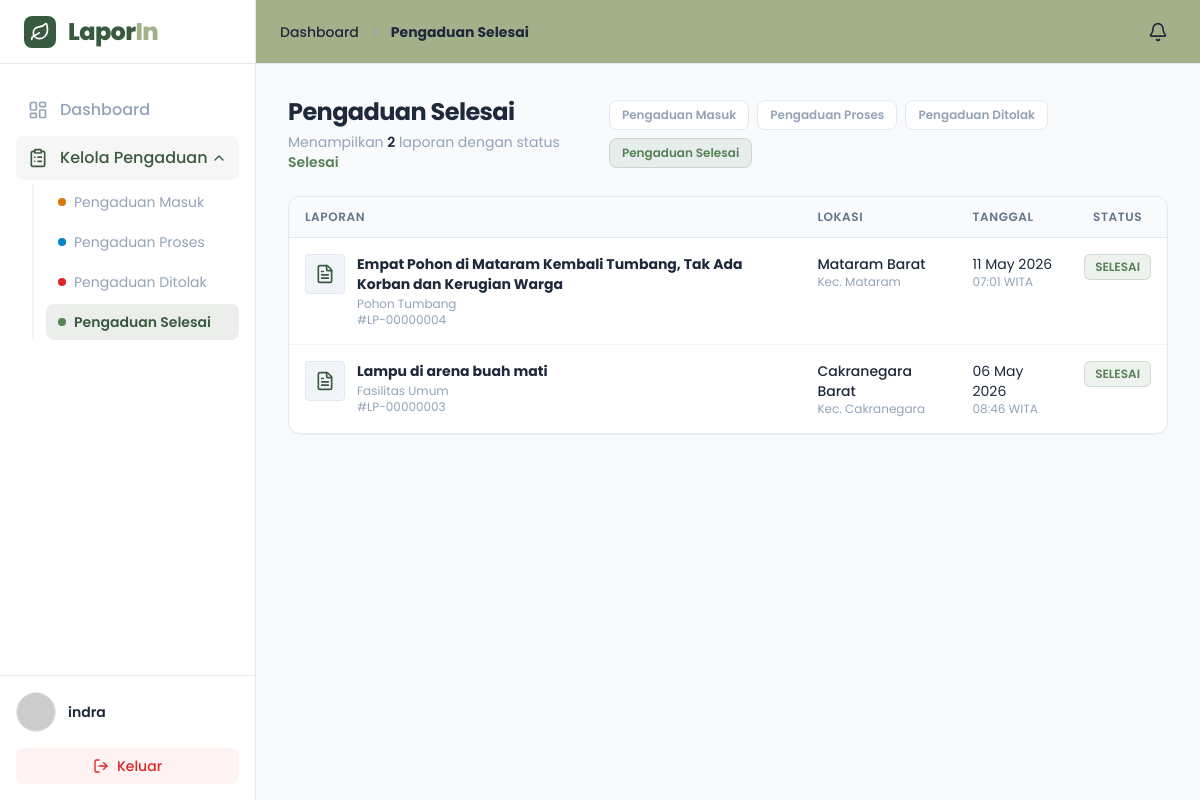
Screenshot of /petugas/pengaduan.php?status=Selesai (signed in) with the database file from the repository.
### tables this page shows
CREATE TABLE `laporan` (
  `id` int(11) NOT NULL,
  `user_id` int(11) NOT NULL,
  `judul` varchar(100) NOT NULL,
  `kategori` varchar(50) NOT NULL,
  `deskripsi` text NOT NULL,
  `foto` varchar(255) DEFAULT NULL,
  `rating` int(1) DEFAULT NULL,
  `ulasan` text DEFAULT NULL,
  `alamat` text NOT NULL,
  `kecamatan` varchar(50) NOT NULL,
  `kelurahan` varchar(50) NOT NULL,
  `latitude` decimal(10,8) DEFAULT NULL,
  `longitude` decimal(11,8) DEFAULT NULL,
  `status` enum('Menunggu','Diproses','Selesai','Ditolak') DEFAULT 'Menunggu',
  `tanggal` timestamp NOT NULL DEFAULT current_timestamp()
);

### petugas/pengaduan.php (the view, shortened to what this page needs)
<?php
require __DIR__ . '/../database/conection.php';
$dinas_id      = $_SESSION['petugas_dinas_id'];
$petugas_nama  = $_SESSION['petugas_nama'];
$query_kategori = $pdo->query("SELECT kategori FROM dinas_kategori WHERE dinas_id = '$dinas_id'");
$kategori_list = [];
while ($row = $query_kategori->fetch()) {
    $kategori_list[] = "'" . trim($row['kategori']) . "'";
}
$allowed_status = ['Menunggu', 'Diproses', 'Ditolak', 'Selesai'];
$status_aktif   = isset($_GET['status']) && in_array($_GET['status'], $allowed_status)
                  ? $_GET['status']
                  : 'Menunggu';
$status_cfg = [
    'Menunggu' => ['label' => 'Pengaduan Masuk',   'dot' => 'bg-warning',   'badge_bg' => 'bg-warning/10',   'badge_text' => 'text-warning',   'badge_border' => 'border-warning/20',   'border_l' => 'border-warning'],
    'Diproses' => ['label' => 'Pengaduan Proses',  'dot' => 'bg-info',      'badge_bg' => 'bg-info/10',      'badge_text' => 'text-info',      'badge_border' => 'border-info/20',      'border_l' => 'border-info'],
    'Ditolak'  => ['label' => 'Pengaduan Ditolak', 'dot' => 'bg-danger',    'badge_bg' => 'bg-danger/10',    'badge_text' => 'text-danger',    'badge_border' => 'border-danger/20',    'border_l' => 'border-danger'],
    'Selesai'  => ['label' => 'Pengaduan Selesai', 'dot' => 'bg-secondary', 'badge_bg' => 'bg-secondary/10', 'badge_text' => 'text-secondary', 'badge_border' => 'border-secondary/20', 'border_l' => 'border-secondary'],
];
if (empty($kategori_list)) {
    $query_laporan = null;
    $total_status  = 0;
} else {
    $kategori_in   = implode(',', $kategori_list);
    $query_laporan = $pdo->prepare(
        "SELECT * FROM laporan
         WHERE kategori IN ($kategori_in)
         AND status = :status
         ORDER BY tanggal DESC"
    );
    $query_laporan->execute([':status' => $status_aktif]);
    $total_status = $query_laporan->rowCount();
}
$cfg = $status_cfg[$status_aktif];
?>
<!DOCTYPE html>
<html lang="id">
<head>
    <script src="https://cdn.tailwindcss.com"></script>
</head>
<body class="bg-light text-dark font-sans h-screen flex overflow-hidden">
<aside id="sidebar" class="fixed inset-y-0 left-0 bg-white w-64 border-r border-slate-200 z-50 transform -translate-x-full lg:translate-x-0 lg:static lg:flex lg:flex-col transition-transform duration-300 ease-in-out">
    <div class="h-16 flex items-center px-6 border-b border-slate-200">
        <div class="w-8 h-8 bg-primary rounded-lg flex items-center justify-center text-white mr-3">
            <i data-lucide="leaf" class="w-5 h-5"></i>
        </div>
        <span class="text-primary font-extrabold text-2xl tracking-tight">Lapor<span class="text-accent">In</span></span>
    </div>
    <nav class="flex-1 px-4 py-6 space-y-1 overflow-y-auto">
        <a href="beranda.php" class="flex items-center px-3 py-2.5 text-muted hover:text-dark hover:bg-slate-50 rounded-lg font-medium transition-colors group">
            <i data-lucide="layout-dashboard" class="w-5 h-5 mr-3 group-hover:text-primary transition-colors"></i>
            Dashboard
        </a>
        <div>
            <button onclick="toggleDropdown()" id="dropdownBtn"
                class="w-full flex items-center justify-between px-3 py-2.5 text-primary bg-primary/5 rounded-lg font-medium transition-colors">
                <div class="flex items-center">
                    <i data-lucide="clipboard-list" class="w-5 h-5 mr-3"></i>
                    Kelola Pengaduan
                </div>
                <i data-lucide="chevron-down" class="w-4 h-4 transition-transform duration-300" id="dropdownIcon" style="transform:rotate(180deg)"></i>
            </button>
            <div id="dropdownMenu" class="ml-4 mt-1 space-y-1 border-l-2 border-slate-100 pl-3">
                <a href="pengaduan.php?status=Menunggu"
                    class="flex items-center gap-2 px-3 py-2 text-sm rounded-lg transition-colors <?php echo $status_aktif === 'Menunggu' ? 'text-primary bg-primary/10 font-semibold' : 'text-muted hover:text-dark hover:bg-slate-50'; ?>">
                    <span class="w-2 h-2 rounded-full bg-warning inline-block"></span>
                    Pengaduan Masuk
                </a>
                <a href="pengaduan.php?status=Diproses"
                    class="flex items-center gap-2 px-3 py-2 text-sm rounded-lg transition-colors <?php echo $status_aktif === 'Diproses' ? 'text-primary bg-primary/10 font-semibold' : 'text-muted hover:text-dark hover:bg-slate-50'; ?>">
                    <span class="w-2 h-2 rounded-full bg-info inline-block"></span>
                    Pengaduan Proses
                </a>
                <a href="pengaduan.php?status=Ditolak"
                    class="flex items-center gap-2 px-3 py-2 text-sm rounded-lg transition-colors <?php echo $status_aktif === 'Ditolak' ? 'text-primary bg-primary/10 font-semibold' : 'text-muted hover:text-dark hover:bg-slate-50'; ?>">
                    <span class="w-2 h-2 rounded-full bg-danger inline-block"></span>
                    Pengaduan Ditolak
                </a>
                <a href="pengaduan.php?status=Selesai"
                    class="flex items-center gap-2 px-3 py-2 text-sm rounded-lg transition-colors <?php echo $status_aktif === 'Selesai' ? 'text-primary bg-primary/10 font-semibold' : 'text-muted hover:text-dark hover:bg-slate-50'; ?>">
                    <span class="w-2 h-2 rounded-full bg-secondary inline-block"></span>
                    Pengaduan Selesai
                </a>
            </div>
        </div>
    </nav>
    <div class="p-4 border-t border-slate-200">
        <div class="flex items-center group">
            <div class="w-10 h-10 rounded-full bg-slate-100 flex items-center justify-center overflow-hidden border border-slate-200">
                <img src="https://ui-avatars.com/api/?name=<?php echo urlencode($petugas_nama); ?>&background=A3B18A&color=ffffff"
                    class="w-full h-full object-cover" alt="Avatar">
            </div>
            <div class="ml-3">
                <p class="text-sm font-semibold text-dark"><?php echo htmlspecialchars($petugas_nama); ?></p>
            </div>
        </div>
        <a href="logout.php" class="mt-4 w-full flex items-center justify-center px-3 py-2 text-sm text-danger bg-red-50 hover:bg-red-100 rounded-lg font-medium transition-colors">
            <i data-lucide="log-out" class="w-4 h-4 mr-2"></i> Keluar
        </a>
    </div>
</aside>
<div class="flex-1 flex flex-col h-screen overflow-hidden">
    <header class="h-16 bg-accent border-b border-slate-200 flex items-center justify-between px-4 sm:px-6 z-30 shrink-0">
        <div class="hidden sm:flex items-center gap-2 text-sm text-dark">
            <a href="beranda.php" class="hover:text-primary transition-colors font-medium">Dashboard</a>
            <i data-lucide="chevron-right" class="w-4 h-4 text-muted"></i>
            <span class="font-bold"><?php echo $cfg['label']; ?></span>
        </div>
        <div class="ml-auto">
            <button class="relative p-2 text-dark hover:text-primary rounded-full hover:bg-white/40 transition-colors">
                <i data-lucide="bell" class="w-5 h-5"></i>
            </button>
        </div>
    </header>
    <main class="flex-1 overflow-y-auto bg-light p-4 sm:p-6 lg:p-8">
        <div class="max-w-6xl mx-auto space-y-6">
            <div class="flex flex-col sm:flex-row justify-between items-start sm:items-center gap-3">
                <div>
                    <h2 class="text-2xl font-bold text-dark tracking-tight"><?php echo $cfg['label']; ?></h2>
                    <p class="text-muted text-sm mt-1">
                        Menampilkan <span class="font-semibold text-dark"><?php echo $total_status; ?></span> laporan
                        dengan status <span class="font-semibold <?php echo $cfg['badge_text']; ?>"><?php echo $status_aktif; ?></span>
                    </p>
                </div>
                <div class="flex flex-wrap gap-2">
                    <?php foreach ($status_cfg as $s => $c): ?>
                    <a href="pengaduan.php?status=<?php echo $s; ?>"
                        class="px-3 py-1.5 rounded-lg text-xs font-semibold border transition-colors
                        <?php echo $status_aktif === $s
                            ? $c['badge_bg'] . ' ' . $c['badge_text'] . ' ' . $c['badge_border'] . ' border'
                            : 'bg-white text-muted border-slate-200 hover:border-slate-300'; ?>">
                        <?php echo $c['label']; ?>
                    </a>
                    <?php endforeach; ?>
                </div>
            </div>
            <div class="bg-white border border-slate-200 rounded-xl shadow-sm overflow-hidden">
                <div class="hidden md:block overflow-x-auto">
                    <table class="w-full text-left border-collapse">
                        <thead>
                            <tr class="bg-slate-50 border-b border-slate-200 text-xs uppercase tracking-wider text-slate-500">
                                <th class="py-3 px-4 font-semibold">Laporan</th>
                                <th class="py-3 px-4 font-semibold">Lokasi</th>
                                <th class="py-3 px-4 font-semibold">Tanggal</th>
                                <th class="py-3 px-4 text-center font-semibold">Status</th>
                            </tr>
                        </thead>
                        <tbody id="taskTableBody" class="text-sm divide-y divide-slate-100">
                            <?php if ($query_laporan && $query_laporan->rowCount() > 0): ?>
                                <?php while ($lap = $query_laporan->fetch()): ?>
                                <tr class="hover:bg-slate-50 transition-colors cursor-pointer" id="row-<?php echo $lap['id']; ?>"
                                onclick="window.location='detailLaporan.php?id=<?php echo $lap['id']; ?>&from=<?php echo $status_aktif; ?>'">
                                    <td class="py-4 px-4 align-top">
                                        <div class="flex items-start gap-3">
                                            <div class="w-10 h-10 rounded bg-slate-100 flex items-center justify-center shrink-0 border border-slate-200">
                                                <i data-lucide="file-text" class="w-5 h-5 text-primary"></i>
                                            </div>
                                            <div>
                                                <p class="font-bold text-dark mb-0.5"><?php echo htmlspecialchars($lap['judul']); ?></p>
                                                <p class="text-xs text-muted"><?php echo htmlspecialchars($lap['kategori']); ?></p>
                                                <p class="text-xs text-muted">#LP-<?php echo str_pad($lap['id'], 8, '0', STR_PAD_LEFT); ?></p>
                                            </div>
                                        </div>
                                    </td>
                                    <td class="py-4 px-4 align-top">
                                        <p class="text-dark font-medium text-sm"><?php echo htmlspecialchars($lap['kelurahan']); ?></p>
                                        <p class="text-xs text-muted">Kec. <?php echo htmlspecialchars($lap['kecamatan']); ?></p>
                                    </td>
                                    <td class="py-4 px-4 align-top text-sm">
                                        <p class="text-dark"><?php echo date('d M Y', strtotime($lap['tanggal'])); ?></p>
                                        <p class="text-xs text-muted"><?php echo date('H:i', strtotime($lap['tanggal'])); ?> WITA</p>
                                    </td>
                                    <td class="py-4 px-4 align-top text-center" id="status-badge-<?php echo $lap['id']; ?>">
                                        <span class="inline-flex items-center px-2.5 py-1 rounded-md text-xs font-semibold <?php echo $cfg['badge_bg'] . ' ' . $cfg['badge_text'] . ' border ' . $cfg['badge_border']; ?>">
                                            <?php echo strtoupper($status_aktif); ?>
                                        </span>
                                    </td>
                                </tr>
                                <?php endwhile; ?>
                            <?php endif; ?>
                        </tbody>
                    </table>
                </div>
            </div>
        </div>
    </main>
</div>
</body>
</html>

### rows the page displays
laporan: judul "Empat Pohon di Mataram Kembali Tumbang, Tak Ada Korban dan Kerugian Warga", kategori "Pohon Tumbang", id "00000004", kelurahan "Mataram Barat", kecamatan "Mataram", tanggal "11 May 2026", tanggal "07:01"
laporan: judul "Lampu di arena buah mati", kategori "Fasilitas Umum", id "00000003", kelurahan "Cakranegara Barat", kecamatan "Cakranegara", tanggal "06 May 2026", tanggal "08:46"

### other values shown
$petugas_nama "indra"
$cfg['label'] "Pengaduan Selesai"
$total_status "2"
$status_aktif "Selesai"
$c['label'] "Pengaduan Masuk"
$c['label'] "Pengaduan Proses"
$c['label'] "Pengaduan Ditolak"
$c['label'] "Pengaduan Selesai"
